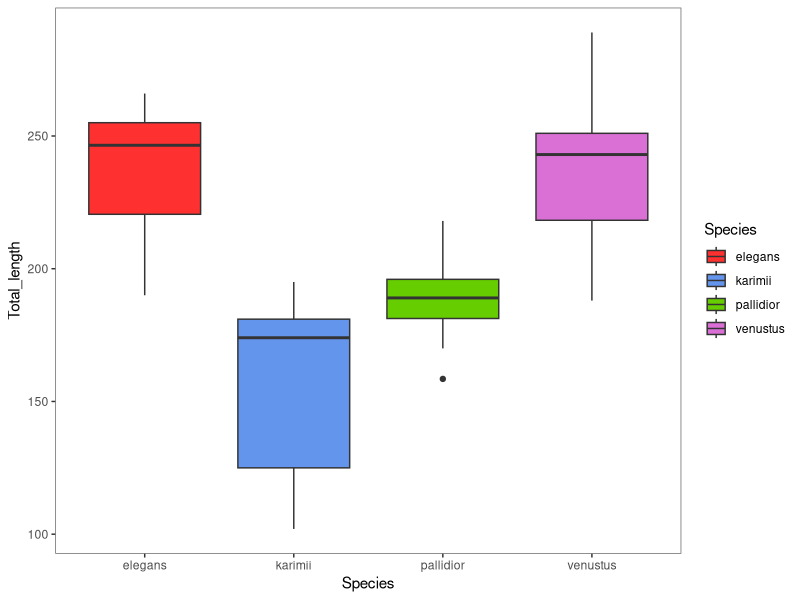
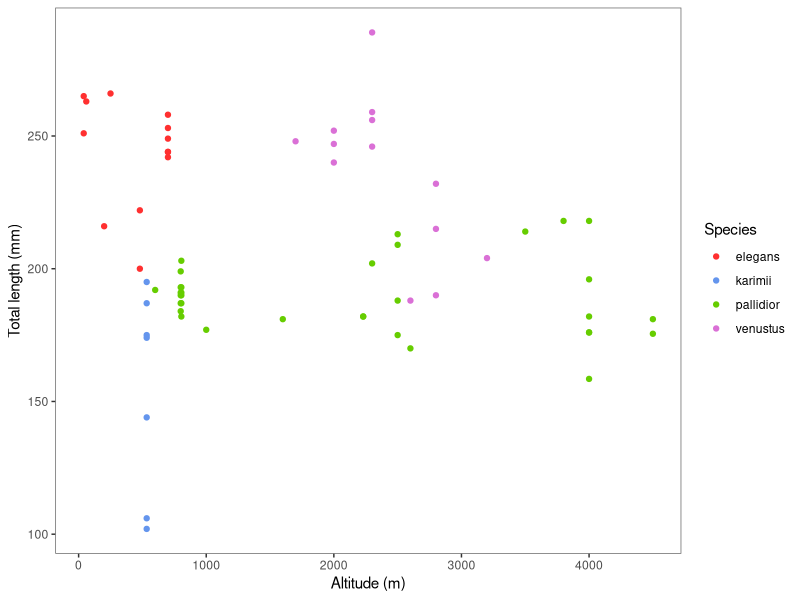
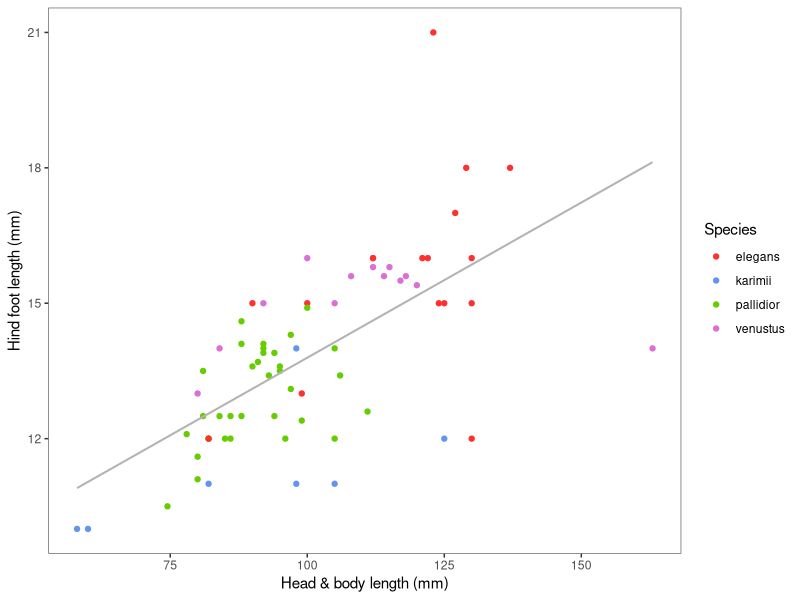
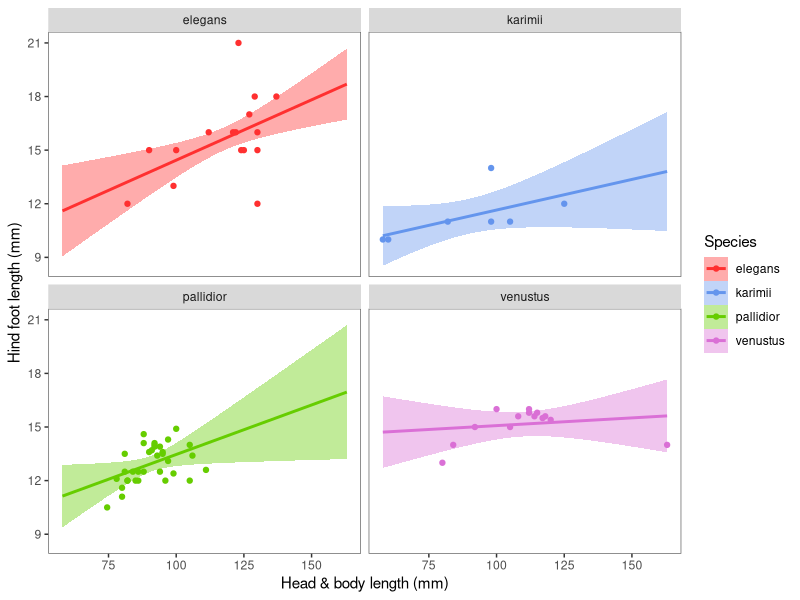
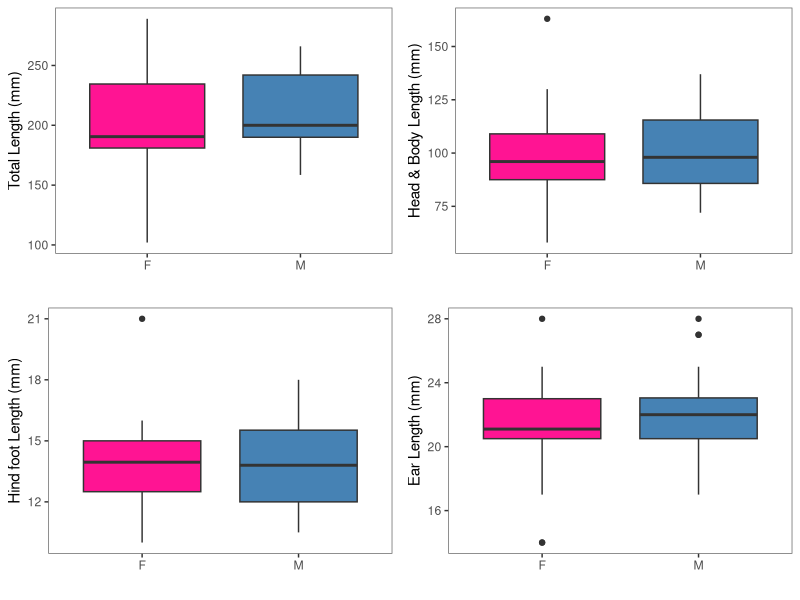

Reproduce these figures in R, in order.
## ---- chunk 1
knitr::opts_chunk$set(echo = TRUE)
## ---- chunk 2
library(tidyverse)
library(ggfortify)
library(gridExtra)

marsupial<-read_csv("Marsupial_skins_RawData.csv")

str(marsupial)

#marsupial$Tail_length<- as.numeric(marsupial$Tail_length)

marsupial <- marsupial[!is.na(marsupial$Sex), ]


#theme_set(theme(panel.background = element_blank(), panel.border = element_rect(colour = "grey40", fill = NA)))


#Colours

cbPalette <- c("firebrick1", "cornflowerblue", "chartreuse3", "orchid")

## ---- chunk 3
ggplot(data=marsupial, aes(x = Species, y = Total_length))+
  geom_boxplot(aes(fill=Species)) +
  theme(panel.background = element_blank(), panel.border = element_rect(colour = "grey40", fill = NA)) +
  scale_fill_manual(values=cbPalette)
 
## ---- chunk 4
model2 <- lm(Total_length ~ Species, data = marsupial)
#autoplot(model2, smooth.colour = NA)
anova(model2)
summary(model2)
## ---- chunk 5
ggplot(data=marsupial, aes(x = Altitude, y = Total_length, colour= Species))+
  theme(panel.background = element_blank(), panel.border = element_rect(colour = "grey40", fill = NA)) +
  labs(x = "Altitude (m)", y = "Total length (mm)") +
  geom_point() +
  scale_color_manual(values=cbPalette)

model1 <- lm(Altitude ~ Total_length, data = marsupial)
#autoplot(model1, smooth.colour = NA)
anova(model1)
summary(model1)

## ---- chunk 6
ggplot(data=marsupial, aes(x = Head_body, y = Hind_foot, colour= Species))+
  geom_point() +
  theme(panel.background = element_blank(), panel.border = element_rect(colour = "grey40", fill = NA)) +
  labs(x = "Head & body length (mm)", y = "Hind foot length (mm)") +
  geom_smooth(method=lm, se=FALSE, colour = "grey70", size =0.7) +
  scale_color_manual(values=cbPalette)
## ---- chunk 7
model2 <- lm(Hind_foot ~ Head_body * Species, data = marsupial)
#autoplot(model2, smooth.colour = NA)
anova(model2)
summary(model2)
## ---- chunk 8
#Adding regression lines to the plot

# min(marsupial$Head_body,na.rm=T)
# max(marsupial$Head_body,na.rm=T)

newX <- expand.grid(Head_body = seq(from = 58, to = 163, length = 100), Species = c("elegans","karimii","pallidior","venustus"))
newY <- predict(model2, newdata = newX, interval = "confidence")
addThese <- data.frame(newX, newY)
addThese <- rename(addThese, Hind_foot = fit)

#Plot with regression lines
ggplot(marsupial, aes(x = Head_body, y = Hind_foot, colour=Species, fill=Species)) + 
  geom_point() +
  facet_wrap(~Species)+ #splitting graphs out by species
  labs(x = "Head & body length (mm)", y = "Hind foot length (mm)") +
  theme(panel.background = element_blank(), panel.border = element_rect(colour = "grey40", fill = NA)) +
  geom_smooth(data = addThese, aes(ymin = lwr, ymax = upr), stat = "identity") +
  scale_fill_manual(values=cbPalette) +
  scale_color_manual(values=cbPalette)

model2 <- lm(Hind_foot ~ Head_body * Species, data = marsupial)
#autoplot(model2, smooth.colour = NA)
anova(model2)
summary(model2)

  
## ---- chunk 9
#no significant difference between M and F in total length
p1 <- ggplot(data=marsupial, aes(Sex, Total_length)) + 
  geom_boxplot(aes(fill = Sex)) +
  scale_fill_manual(values=c("deeppink", "steelblue"), guide=FALSE) +
  theme(panel.background = element_blank(), panel.border = element_rect(colour = "grey40", fill = NA)) +
  labs(x = "", y = "Total Length (mm)")


p2 <- ggplot(data=marsupial, aes(Sex, Head_body)) + 
  geom_boxplot(aes(fill = Sex)) +
  scale_fill_manual(values=c("deeppink", "steelblue"), guide=FALSE) +
  theme(panel.background = element_blank(), panel.border = element_rect(colour = "grey40", fill = NA)) +
  labs(x = "", y = "Head & Body Length (mm)")


p3 <- ggplot(data=marsupial, aes(Sex, Hind_foot)) + 
  geom_boxplot(aes(fill = Sex)) +
  scale_fill_manual(values=c("deeppink", "steelblue"), guide=FALSE) +
  theme(panel.background = element_blank(), panel.border = element_rect(colour = "grey40", fill = NA)) +
  labs(x = "", y = "Hind foot Length (mm)")


p4 <- ggplot(data=marsupial, aes(Sex, Ear_length)) + 
  geom_boxplot(aes(fill = Sex)) +
  scale_fill_manual(values=c("deeppink", "steelblue"), guide=FALSE) +
  theme(panel.background = element_blank(), panel.border = element_rect(colour = "grey40", fill = NA)) +
  labs(x = "", y = "Ear Length (mm)")


grid.arrange(p1, p2, p3, p4, ncol=2)
  
